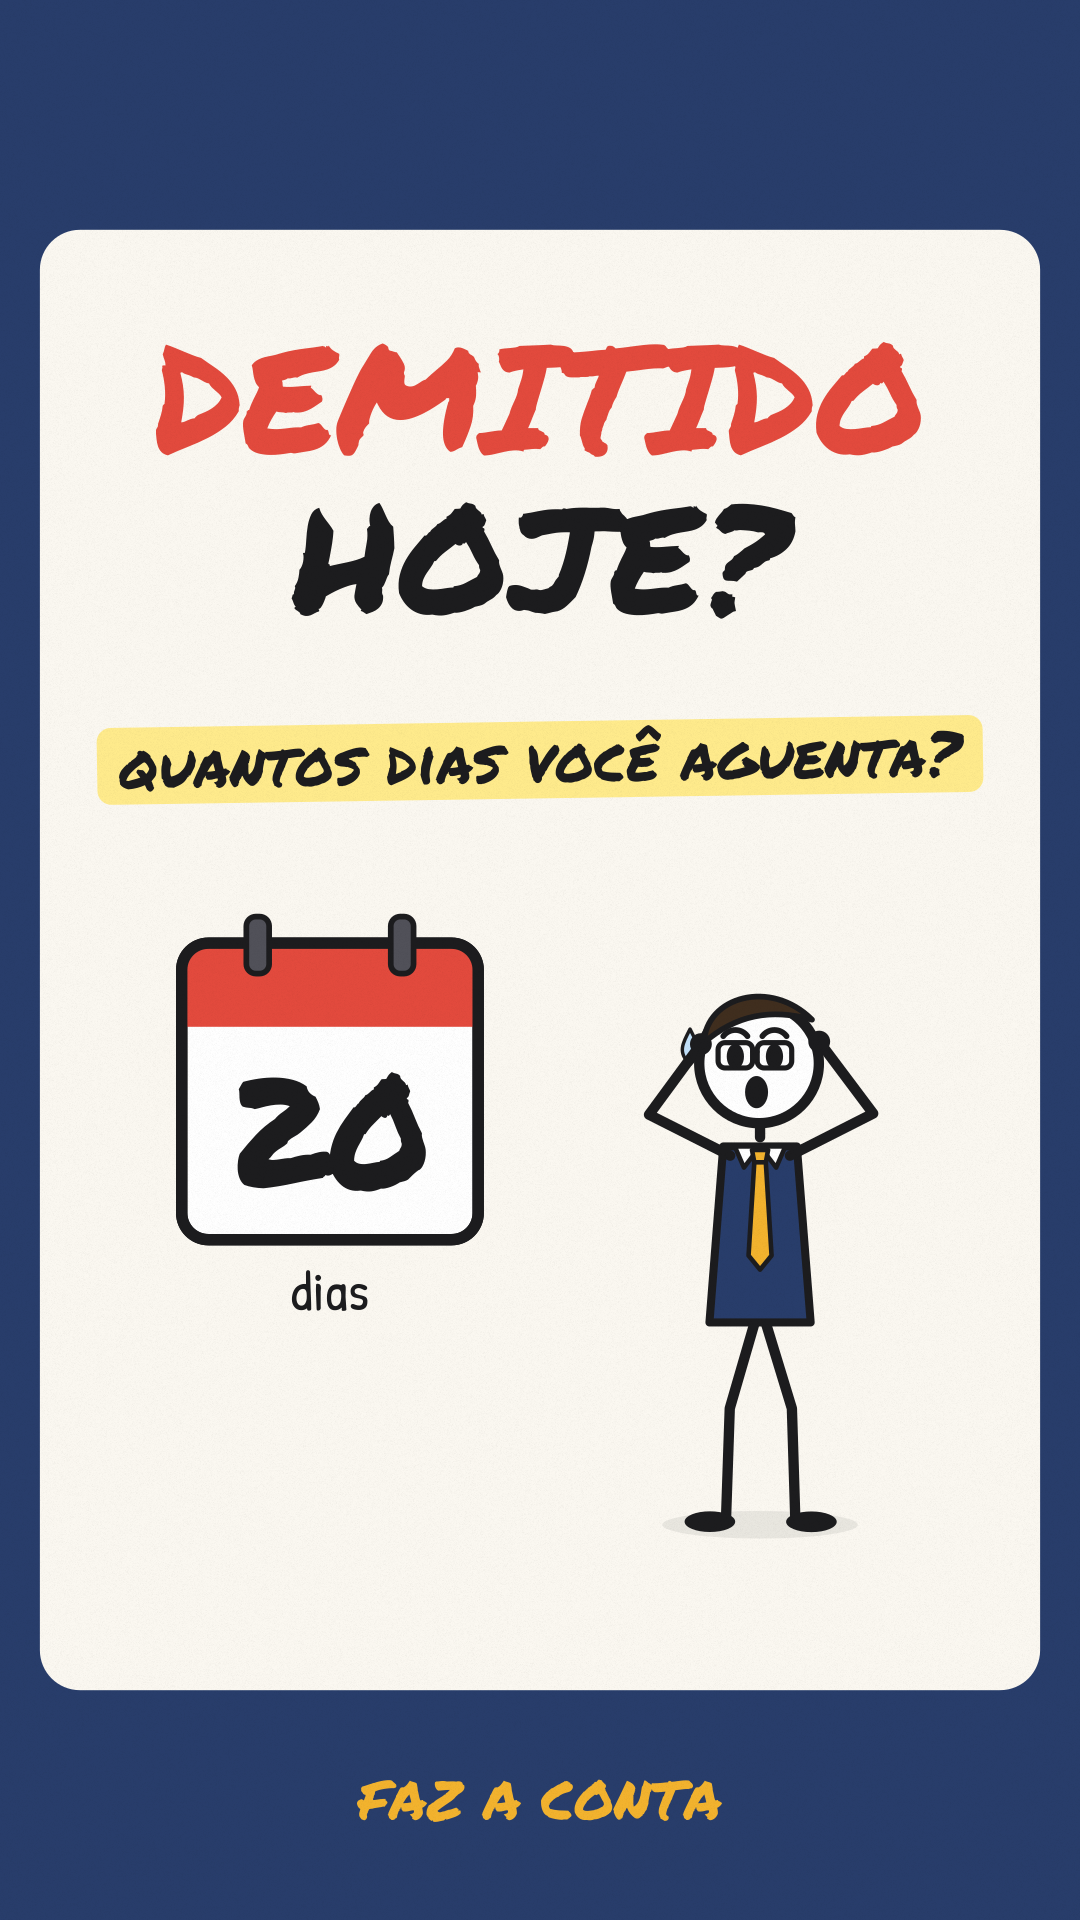

Reproduce this figure in Python.
"""Capa do TikTok (1080x1920). A grade do perfil corta para 3:4: o essencial fica entre y 260 e 1660.
    python render.py stills videos/reserva-emergencia/capa.py out/capas 10"""
from engine import *  # noqa

VERTICAL = True


def capa(c, t):
    rgb(c, NAVY); c.paint()
    rrect(c, 40, 230, 1000, 1460, 40); fs(c, PAPER, 0)
    text(c, "DEMITIDO", 540, 400, 150, MARKER, RED)
    text(c, "HOJE?", 540, 560, 150, MARKER, INK)
    c.save(); c.translate(540, 760); hl(c, "quantos dias você aguenta?", 0, 0, 62, LYELLOW); c.restore()
    c.save(); c.translate(330, 1080); c.scale(1.9, 1.9); calendar(c, "20", RED, 80); c.restore()
    c.save(); c.translate(330, 1290); text(c, "dias", 0, 0, 56, HAND); c.restore()
    hero(c, 10, 760, 1520, 1.15, [(0, "head")], [(0, "shocked")], look=-0.6)
    text(c, "FAZ A CONTA", 540, 1800, 54, MARKER, GOLD)


SCENES = [(0.0, 999.0, capa)]
